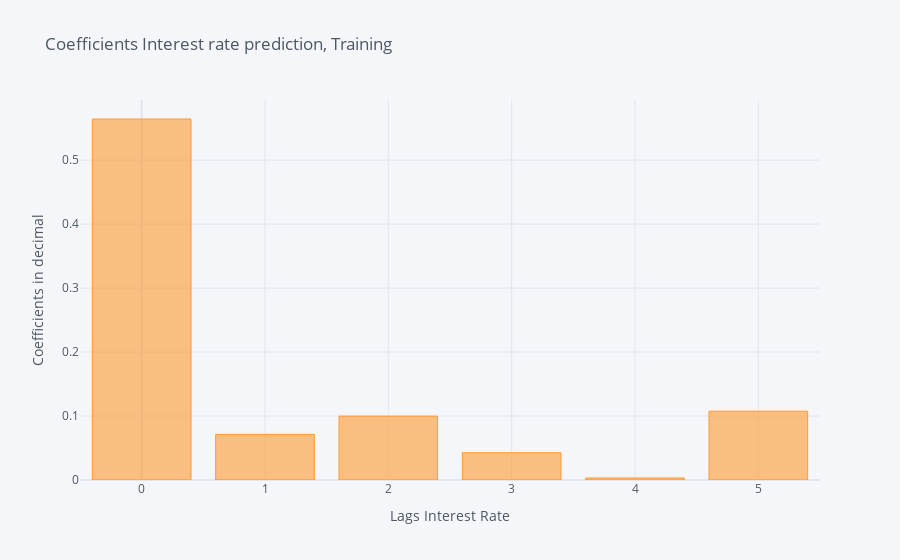
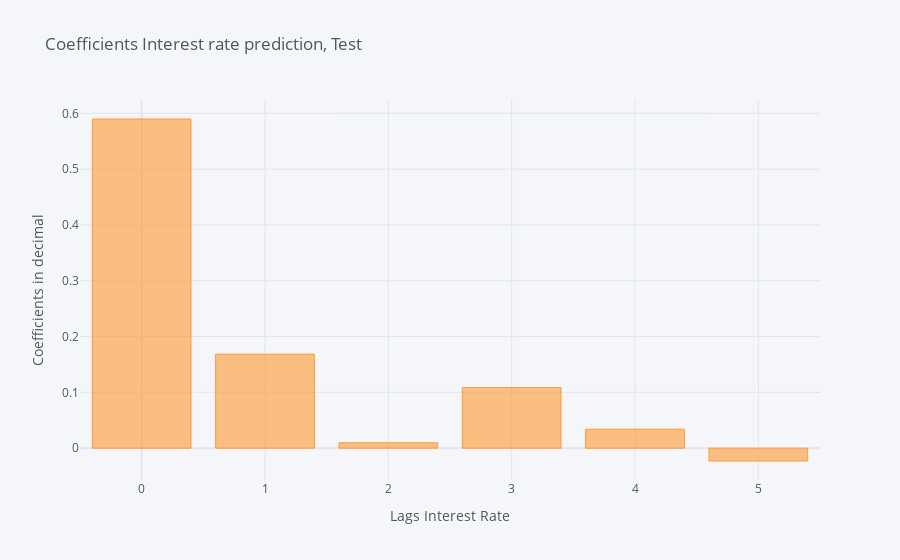

These figures' notebook cell, in order:
### Code cell
from sklearn.linear_model import LinearRegression

lr = LinearRegression(fit_intercept=False)
ranged = train_df[[f'interest_rate_{shift}' for shift in range(shifts)] + ['next_interest_rate']].dropna()
lr.fit(ranged[[f'interest_rate_{shift}' for shift in range(shifts)]], ranged['next_interest_rate'])
pd.Series(lr.coef_).iplot(kind='bar',
                          title='Coefficients Interest rate prediction, Training',
                          yaxis_title='Coefficients in decimal',
                          xaxis_title='Lags Interest Rate')
print(f"Training Coefficients: {lr.coef_}")

lr = LinearRegression(fit_intercept=False)
ranged = test_df[[f'interest_rate_{shift}' for shift in range(shifts)] + ['next_interest_rate']].dropna()
lr.fit(ranged[[f'interest_rate_{shift}' for shift in range(shifts)]], ranged['next_interest_rate'])
pd.Series(lr.coef_).iplot(kind='bar',
                          title='Coefficients Interest rate prediction, Test',
                          yaxis_title='Coefficients in decimal',
                          xaxis_title='Lags Interest Rate')
print(f"Test Coefficients: {lr.coef_}")

### Figure 1 — Plotly figure (JSON) as saved in the notebook; plotly's stock layout.template omitted (floating-point values rounded to 4 significant figures)
{"data": [{"marker": {"color": "rgba(255, 153, 51, 0.6)", "line": {"color": "rgba(255, 153, 51, 1.0)", "width": 1}}, "name": "None", "orientation": "v", "text": "", "x": [0, 1, 2, 3, 4, 5], "y": [0.5642, 0.07126, 0.09985, 0.04255, 0.003213, 0.1075], "type": "bar"}], "layout": {"legend": {"bgcolor": "#F5F6F9", "font": {"color": "#4D5663"}}, "paper_bgcolor": "#F5F6F9", "plot_bgcolor": "#F5F6F9", "title": {"font": {"color": "#4D5663"}, "text": "Coefficients Interest rate prediction, Training"}, "xaxis": {"gridcolor": "#E1E5ED", "showgrid": true, "tickfont": {"color": "#4D5663"}, "title": {"font": {"color": "#4D5663"}, "text": "Lags Interest Rate"}, "zerolinecolor": "#E1E5ED"}, "yaxis": {"gridcolor": "#E1E5ED", "showgrid": true, "tickfont": {"color": "#4D5663"}, "title": {"font": {"color": "#4D5663"}, "text": "Coefficients in decimal"}, "zerolinecolor": "#E1E5ED"}}}

### Figure 2 — Plotly figure (JSON) as saved in the notebook; plotly's stock layout.template omitted (floating-point values rounded to 4 significant figures)
{"data": [{"marker": {"color": "rgba(255, 153, 51, 0.6)", "line": {"color": "rgba(255, 153, 51, 1.0)", "width": 1}}, "name": "None", "orientation": "v", "text": "", "x": [0, 1, 2, 3, 4, 5], "y": [0.5898, 0.1684, 0.009729, 0.1085, 0.03402, -0.02298], "type": "bar"}], "layout": {"legend": {"bgcolor": "#F5F6F9", "font": {"color": "#4D5663"}}, "paper_bgcolor": "#F5F6F9", "plot_bgcolor": "#F5F6F9", "title": {"font": {"color": "#4D5663"}, "text": "Coefficients Interest rate prediction, Test"}, "xaxis": {"gridcolor": "#E1E5ED", "showgrid": true, "tickfont": {"color": "#4D5663"}, "title": {"font": {"color": "#4D5663"}, "text": "Lags Interest Rate"}, "zerolinecolor": "#E1E5ED"}, "yaxis": {"gridcolor": "#E1E5ED", "showgrid": true, "tickfont": {"color": "#4D5663"}, "title": {"font": {"color": "#4D5663"}, "text": "Coefficients in decimal"}, "zerolinecolor": "#E1E5ED"}}}
